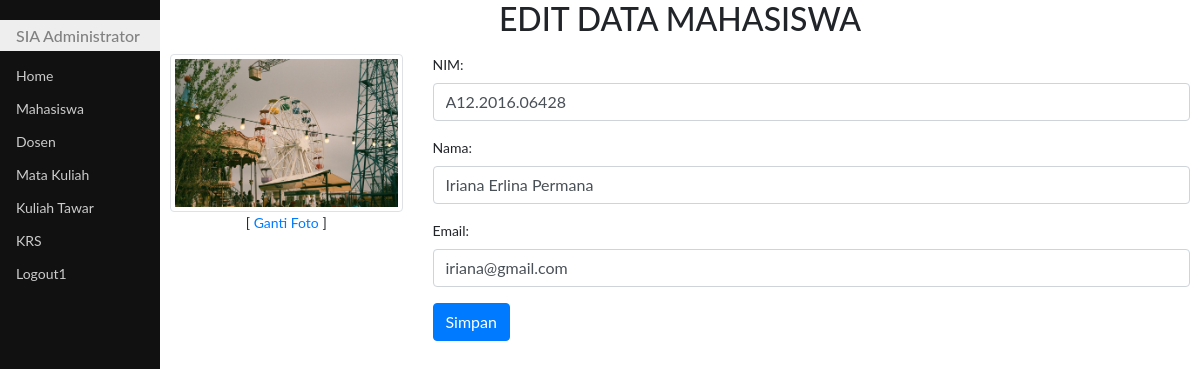
The page /editMhs.php?kode=28 on the database its author committed.
### tables this page shows
CREATE TABLE `mhs` (
  `id` int(11) NOT NULL,
  `nim` char(14) DEFAULT NULL,
  `nama` varchar(50) DEFAULT NULL,
  `email` varchar(50) DEFAULT NULL,
  `foto` varchar(25) DEFAULT NULL
);

### editMhs.php (the view, shortened to what this page needs)
<!DOCTYPE html>
<html>
<head>
	<link rel="stylesheet" type="text/css" href="bootstrap4/css/bootstrap.css">
	<link rel="stylesheet" type="text/css" href="css/styleku.css">
</head>
<body>
	<?php
	require "fungsi.php";
	$id=$_GET['kode'];
	$sql="select * from mhs where id='$id'";
	$qry=mysqli_query($koneksi,$sql);
	$row=mysqli_fetch_assoc($qry);
	?>
	<div class="utama">
		<h2 class="mb-3 text-center">EDIT DATA MAHASISWA</h2>
		<div class="row">
		<div class="col-sm-3 text-center">
			<img class="rounded img-thumbnail"src="<?php echo $row['foto']?>">
			<div>
				[ <a href="gantiFotoMhs.php?id=<?php echo $row['id']?>">Ganti Foto</a> ]
			</div>
		</div>
		<div class="col-sm-9">
			<form enctype="multipart/form-data" method="post" action="sv_editMhs.php">
				<div class="form-group">
					<label for="nim">NIM:</label>
					<input class="form-control" type="text" name="nim" id="nim" value="<?php echo $row['nim']?>">
				</div>
				<div class="form-group">
					<label for="nama">Nama:</label>
					<input class="form-control" type="text" name="nama" id="nama" value="<?php echo $row['nama']?>">
				</div>
				<div class="form-group">
					<label for="email">Email:</label>
					<input class="form-control" type="email" name="email" id="email" value="<?php echo $row['email']?>">
				</div>
				<div>
					<button class="btn btn-primary" type="submit" id="submit">Simpan</button>
				</div>
			</form>
		</div>
		</div>
	</div>
</body>
</html>

### css/styleku.css (style rules this page uses)
body { font-family: "Lato", sans-serif; }
.menusamping { height: 100%; width: 160px; position: fixed; z-index: 1; top: 0; left: 0; background-color: #111; overflow-x: hidden; padding-top: 20px; }
.menusamping a { padding: 6px 8px 6px 16px; text-decoration: none; font-size: 14px; color: #ccc; display: block; }
.menusamping h1 { padding: 6px 8px 6px 16px; text-decoration: none; font-size: 16px; color: #818181; background-color:#eee; display: block; }
.utama { margin-left: 160px; font-size: 14px; padding: 0px 10px; }

### rows shown on the page
mhs: foto (picture), nim "A12.2016.06428", nama "Iriana Erlina Permana", email "iriana@gmail.com"
